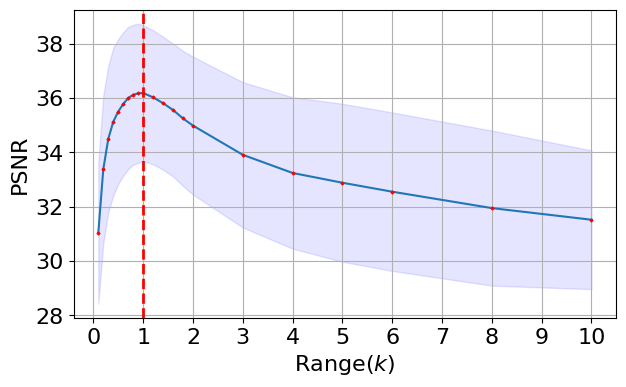

The script that saved this image:
import numpy as np
import torch
import matplotlib.pyplot as plt
from pathlib import Path
import os


def read_data_from_log(log_path):
    p = Path(log_path)
    subfolders = [x for x in p.iterdir() if x.is_dir()]
    data = {}
    for log in subfolders:
        key = log.name.split("_")[2] # amp
        res_path = os.path.join(str(log), "res_psnr_5000.txt")
        res_list = []
        # read txt
        with open(res_path, 'r') as file:
            for line in file:
                res_list.append(float(line.strip()))
        data[key] = res_list
    
    sorted_data = {k: data[k] for k in sorted(data, key=lambda x: float(x))}
    # del sorted_data['0.9']
    return sorted_data

def plot_scale(data: dict):
    
    x_ = []
    y_ = []
    std_ = [] 
    for key in data.keys():
        x_.append(float(key))
        y_.append(np.mean(data[key]))
        std_.append(np.std(data[key]))
    x_ = np.array(x_)
    y_ = np.array(y_)
    std_ = np.array(std_)
    

    
    plt.figure(figsize=(7, 4))
    plt.rcParams['font.size'] = 16
    
    plt.xticks([0,1, 2, 3,4, 5, 6,7, 8,9,10])
    plt.xlabel('Range('+r'$k$'+')') 
    plt.ylabel('PSNR')
    plt.grid(True,)
    plt.plot(x_,y_,)
    plt.scatter(x_, y_, color='red', marker='D',s=2, zorder=10)
    # plt.ylim(20, 32)
    plt.fill_between(x_, y_ - std_, y_ + std_, color='blue', alpha=0.1, label='Standard Deviation')
    
    plt.axvline(x=1, color='red', linestyle='--', linewidth=2)  
    plt.savefig('./plot_scale.png', bbox_inches='tight') 
    plt.show()

    pass

if __name__ == "__main__":
    # prepare data
    data = read_data_from_log("/home/ubuntu/projects/coding4paper/projects/subband/log/archive/norm_exp_13.2")
    # run
    plot_scale(data)
